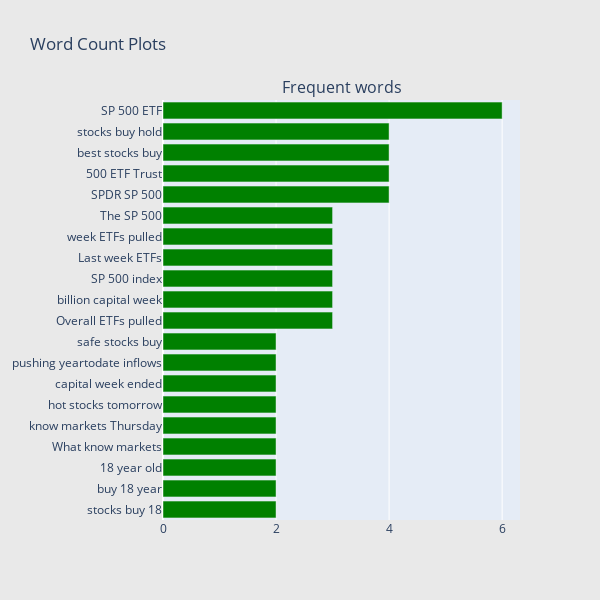

The cell this chart's notebook holds for it:
### Markdown cell above
# Content Trigram

### Code cell
## Get the bar chart from 5 rated reviews ##
freq_dict = defaultdict(int)
for sent in news_df["content"]:
    for word in generate_ngrams(sent,3):
        freq_dict[word] += 1
fd_sorted = pd.DataFrame(sorted(freq_dict.items(), key=lambda x: x[1])[::-1])
fd_sorted.columns = ["word", "wordcount"]
trace0 = horizontal_bar_chart(fd_sorted.head(20), 'green')

# Creating two subplots
fig = tools.make_subplots(rows=1, cols=1, vertical_spacing=0.04,
                          subplot_titles=["Frequent words"])
fig.append_trace(trace0, 1, 1)
#fig.append_trace(trace1, 1, 2)
fig['layout'].update(height=600, width=600, paper_bgcolor='rgb(233,233,233)', title="Word Count Plots")
py.iplot(fig, filename='word-plots');

### Figure 1 — Plotly figure (JSON) as saved in the notebook; plotly's stock layout.template omitted (floating-point values rounded to 4 significant figures)
{"data": [{"marker": {"color": "green"}, "orientation": "h", "showlegend": false, "type": "bar", "x": [2, 2, 2, 2, 2, 2, 2, 2, 2, 3, 3, 3, 3, 3, 3, 4, 4, 4, 4, 6], "xaxis": "x", "y": ["stocks buy 18", "buy 18 year", "18 year old", "What know markets", "know markets Thursday", "hot stocks tomorrow", "capital week ended", "pushing yeartodate inflows", "safe stocks buy", "Overall ETFs pulled", "billion capital week", "SP 500 index", "Last week ETFs", "week ETFs pulled", "The SP 500", "SPDR SP 500", "500 ETF Trust", "best stocks buy", "stocks buy hold", "SP 500 ETF"], "yaxis": "y"}], "layout": {"annotations": [{"font": {"size": 16}, "showarrow": false, "text": "Frequent words", "x": 0.5, "xanchor": "center", "xref": "paper", "y": 1, "yanchor": "bottom", "yref": "paper"}], "height": 600, "paper_bgcolor": "rgb(233,233,233)", "title": {"text": "Word Count Plots"}, "width": 600, "xaxis": {"anchor": "y", "domain": [0, 1]}, "yaxis": {"anchor": "x", "domain": [0, 1]}}}
